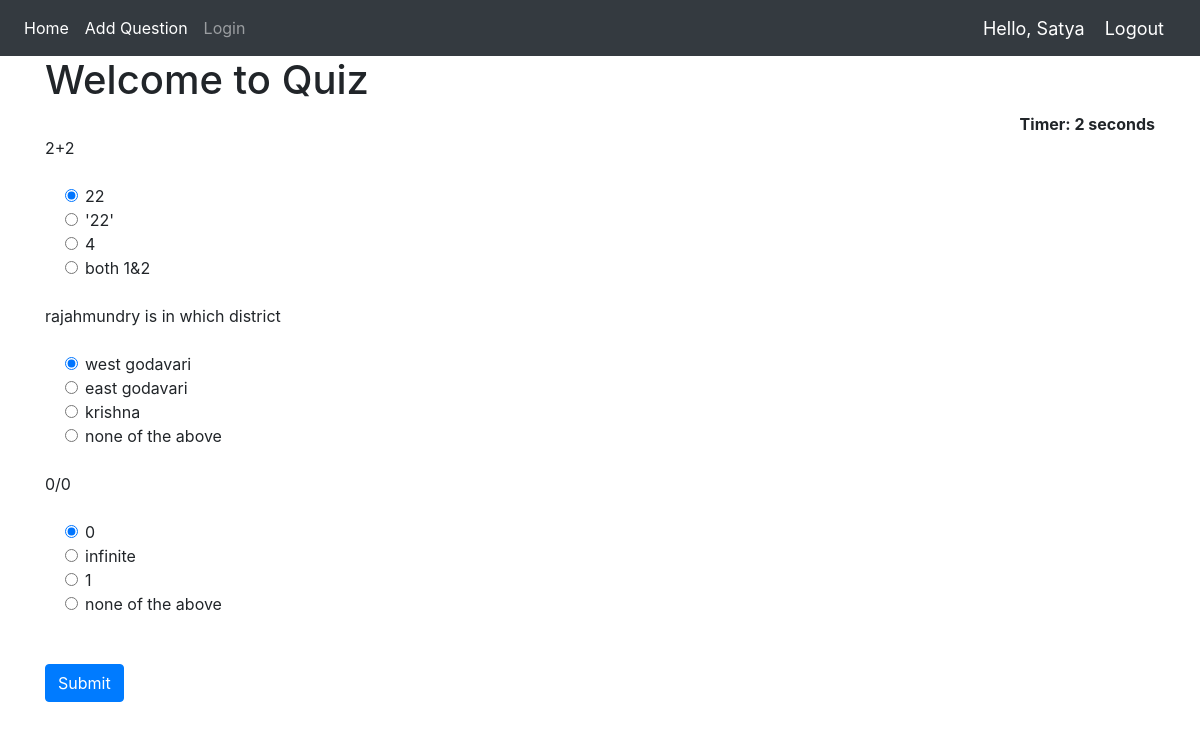
The app's page / (signed in) with its own data.
### Quiz/models.py (models this page shows, shortened)
class QuesModel(models.Model):
    question = models.CharField(max_length=200,null=True)
    op1 = models.CharField(max_length=200,null=True)
    op2 = models.CharField(max_length=200,null=True)
    op3 = models.CharField(max_length=200,null=True)
    op4 = models.CharField(max_length=200,null=True)
    ans = models.CharField(max_length=200,null=True)

### Quiz/views.py (the view, shortened to what this page needs)
# urls.py: 2. Add a URL to urlpatterns:  path('', views.home, name='home')
def home(request):
    questions=QuesModel.objects.all()
    context = {
            'questions':questions
        }
    return render(request,'home.html',context)

### Quiz/templates/home.html (shortened to what this page needs)
{% extends 'dependencies.html' %}
{% block content %}
{% load static %}
<div class="container ">
<h1>Welcome to Quiz</h1>
<div align="right " id="displaytimer"><b>Timer: 0 seconds</b></div>
 <form method='post' action=''>
    {% for q  in questions%}
    <div class="form-group">
      <label for="question">{{q.question}}</label>
    </div>
    <div class="form-check">
        <div class="form-check">
            <input class="form-check-input" type="radio" name="{{q.question}}" id="gridRadios1" value="option1" checked>
            <label class="form-check-label" for="gridRadios1">
                {{q.op1}}
            </label>
        </div>
        <div class="form-check">
            <input class="form-check-input" type="radio" name="{{q.question}}" id="gridRadios2" value="option2">
            <label class="form-check-label" for="gridRadios2">
                {{q.op2}}
            </label>
        </div>
        <div class="form-check">
            <input class="form-check-input" type="radio" name="{{q.question}}" id="gridRadios1" value="option3">
            <label class="form-check-label" for="gridRadios1">
                {{q.op3}}
            </label>
        </div>
        <div class="form-check">
            <input class="form-check-input" type="radio" name="{{q.question}}" id="gridRadios2" value="option4">
            <label class="form-check-label" for="gridRadios2">
                {{q.op4}}
            </label>
        </div>
        <br>
    </div>
    {% endfor %}
    <br>
    <button type="submit" class="btn btn-primary">Submit</button>
  </form>
</div>
{% endblock %}

### Quiz/templates/navbar.html (shortened to what this page needs)
{% load static %}
<nav class="navbar navbar-expand-lg navbar-dark bg-dark">
  <div class="collapse navbar-collapse" id="navbarNav">
    <ul class="navbar-nav">
      <li class="nav-item active">
        <a class="nav-link" href="{% url 'home' %}">Home</a>
      </li>
      {% if request.user.is_staff %}
      <li class="nav-item active">
        <a class="nav-link" href="{% url 'addQuestion' %}">Add Question</a>
      </li>
      {% endif %}
      <li class="nav-item">
        <a class="nav-link" href="{% url 'login' %}">Login</a>
      </li>
    </ul>
  </div>
  <span class="greet">Hello, {{request.user}}</span>
  <span ><a  class="greet" href="{% url 'logout' %}">Logout</a></span>
</nav>

### Quiz/templates/navbar.html (style rules this page uses)
.greet { font-size: 18px; color: #fff; margin-right: 20px; }

### records on screen
QuesModel: question "2+2", op1 "22", op2 "'22'", op3 "4", op4 "both 1&2"
QuesModel: question "rajahmundry is in which district", op1 "west godavari", op2 "east godavari", op3 "krishna", op4 "none of the above"
QuesModel: question "0/0", op1 "0", op2 "infinite", op3 "1", op4 "none of the above"

### other values on screen
{{ request.user }} "Satya"
